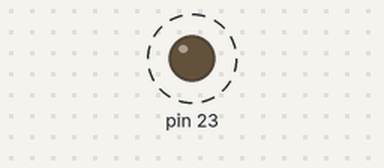
Bench run of a sketch on a simulated Arduino Uno, built with avr-gcc and run on an emulated ATmega328P. Shown: output pins drawn as LEDs (lit = HIGH). Dashed ring = blinking.

Above: at 0.12 s.
Timing chart, 0 to 3.0 s (numbered marks = the images above):
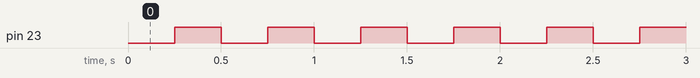

The sketch:

CTC4Hz.ino
```cpp
// 21-02-2019

// Alejandro Rodriguez - 158192
// Marco Mendoza - 144360

void setup(){
  cli();

  DDRB |= 1 << DDB7;   //Digital pin 13 is output
  PORTB |= 1 << PORTB7; //Digital pin 13 output is high

  TCCR1A = 0; //Set Timer/Counter Control 1A to 0
  TCCR1B = 0; //Set Timer/Counter Control 1A to 0

  TCCR1B |= 1 << CS12; //CLKio/256
  TCCR1B |= 1 << WGM12; //Clear timer on compare match

  OCR1AH = 0x3D; //16000000/256/4 = 15625
  OCR1AL = 0x09; //=0011 1101 0000 1001

  TIMSK1 = 0;
  TIMSK1 |=  1 << OCIE1A; //Timer/Counter1A Output Compare Match Interrupt Enable
  //TIMSK1 = B00000010; lo mismo
  sei();
}

void loop(){
}

ISR(TIMER1_COMPA_vect){
  //PORTB = 0x05
  asm volatile(
    "sbis 0x05, 7    \n\t" //skip if bit i/o set
    "rjmp on         \n\t"
    "cbi  0x05, 7    \n\t" //clear bit i/o
    "sbic 0x05, 7    \n\t"
    "on: sbi 0x05, 7 \n\t"
   );
}
```

Measured:
- by itself, pin 23: alternates HIGH for 0.25 s and LOW for 0.25 s
